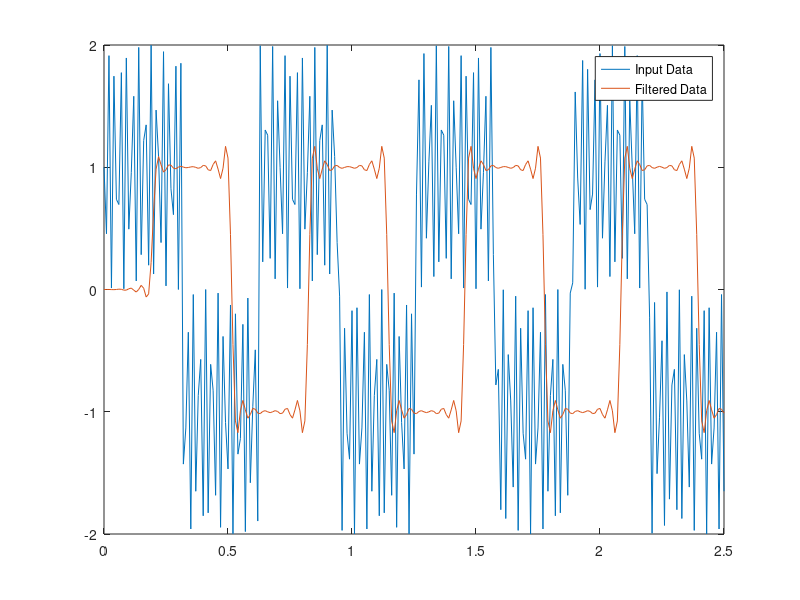

MATLAB code to generate this figure:
clc;
clf;
 
b = [ 0                                        
 0.000101873701668732738337755372448611979
 0.000133746955739903278454275281639240802
-0.000909309301315434155739414467944925491
-0.001116792772788490015895002116508294421
 0.002197769936138532168717896198018024734
 0.003791685454939157026710283560078096343
-0.003035168316927521967030223493111407151
-0.00871709168943272591500992518831480993 
 0.001909579537479138677119605560505988251
 0.015917657960404459072112359763195854612
 0.003199559026923785506890673957514081849
-0.024770843284351133639642483785792137496
-0.015010303103212264269616937895079900045
 0.034078253273858195859791209159084246494
 0.038428625729224494267377565392962424085
-0.042313651909654199922972139802368474193
-0.089398827909341088693295773737190756947
 0.047984545602467294778126216669988934882
 0.31249810320975140998100982869800645858 
 0.45006117579685567253733324832865037024 
 0.31249810320975140998100982869800645858 
 0.047984545602467294778126216669988934882
-0.089398827909341088693295773737190756947
-0.042313651909654199922972139802368474193
 0.038428625729224494267377565392962424085
 0.034078253273858195859791209159084246494
-0.015010303103212264269616937895079900045
-0.024770843284351133639642483785792137496
 0.003199559026923785506890673957514081849
 0.015917657960404459072112359763195854612
 0.001909579537479138677119605560505988251
-0.00871709168943272591500992518831480993 
-0.003035168316927521967030223493111407151
 0.003791685454939157026710283560078096343
 0.002197769936138532168717896198018024734
-0.001116792772788490015895002116508294421
-0.000909309301315434155739414467944925491
 0.000133746955739903278454275281639240802
 0.000101873701668732738337755372448611979
 0                                       ]'
%t = linspace(-pi,pi,100);
t=0:0.01:2.5;
rng default  %initialize random number generator
x = square(10*t) + sin(1000*t) 


y = filter(b,1,x);
fig1 = figure(1);
plot(t,x)
hold on
plot(t,y)
legend('Input Data','Filtered Data')